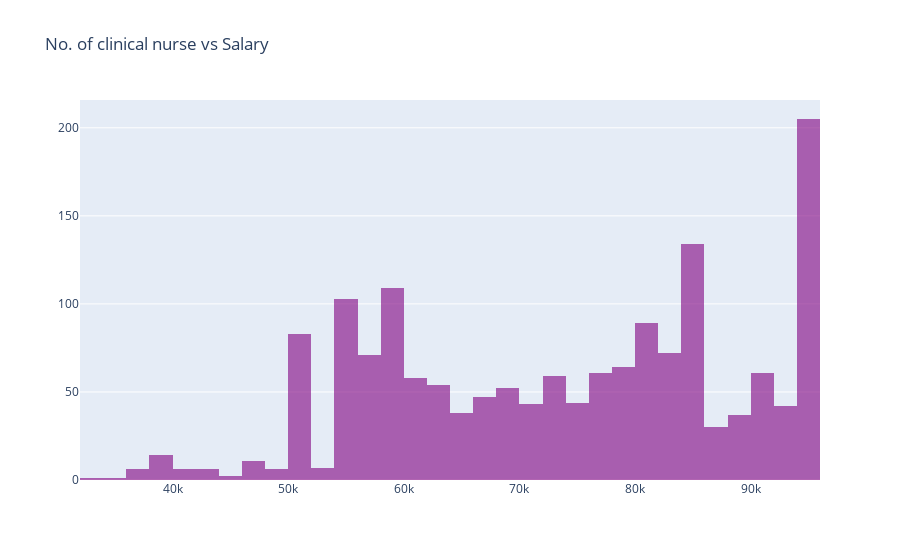

The code cell stored with this chart in its notebook:
### Markdown cell above
## Salary of clinical nurses

### Code cell
simple_graph(nurseAll_df,'AnnualRate','histo',title='No. of clinical nurse vs Salary')

### Figure 1 — Plotly figure (JSON) as saved in the notebook; plotly's stock layout.template omitted (floating-point values rounded to 4 significant figures; data arrays with more than 128 entries replaced by an {"elided": "..."} marker saying what was removed)
{"data": [{"marker": {"color": "purple"}, "opacity": 0.6, "type": "histogram", "x": {"elided": "1616 int values"}}], "layout": {"title": {"text": "No. of clinical nurse vs Salary"}}}
